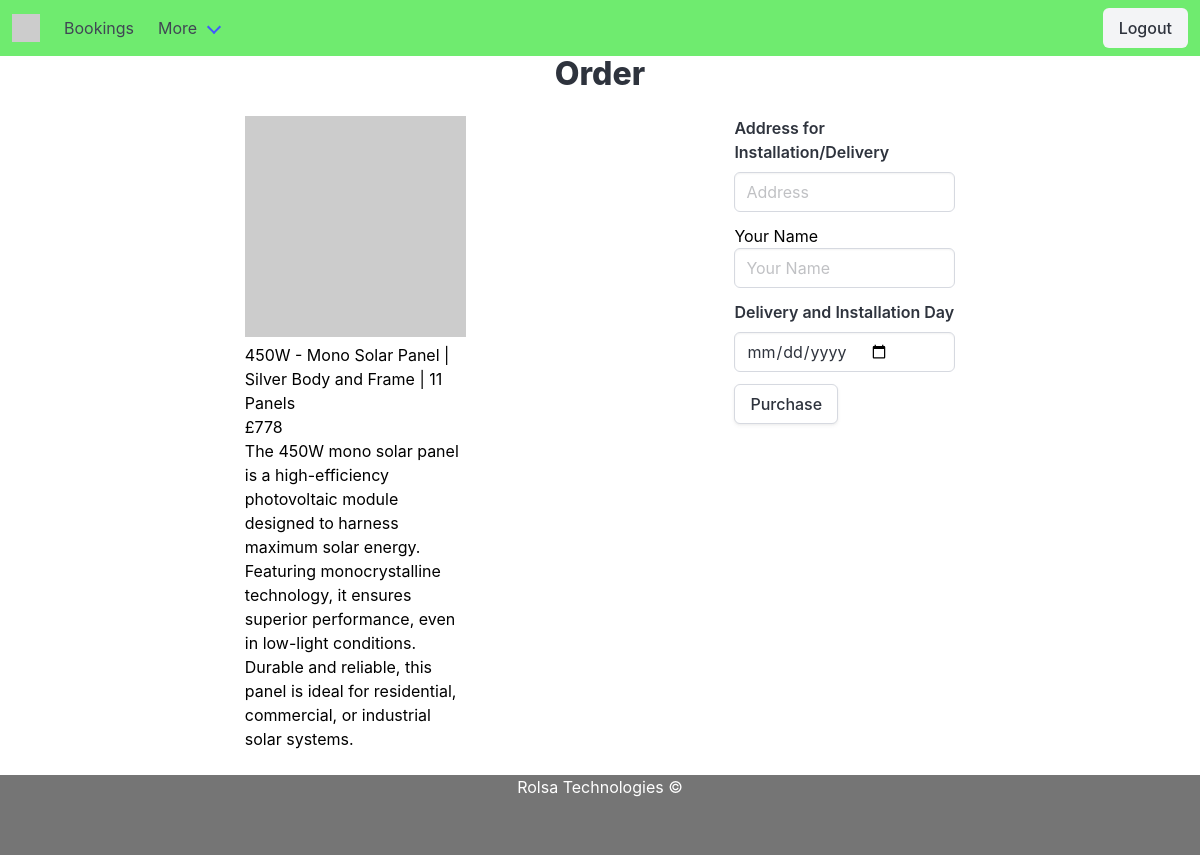
/order/1 (signed in), run on the app's committed database.
### tables this page shows
CREATE TABLE "products" (item_ID INTEGER PRIMARY KEY AUTOINCREMENT, item_name TEXT, price INTEGER, description TEXT);

### app.py (the view)
@app.route('/order/<item>')     # depending on what item was chosen previously, the url will be different. based on the second part of the html, fetches related data and sets to a jinja variable for use in the html
@login_required
def order(item):
    con = sqlite3.connect('rolsa.db')
    cur = con.cursor()
    cur.execute("SELECT * FROM products WHERE item_ID = (?)", (item,))
    product = cur.fetchone()
    return render_template("order.html", product = product)

### app.py (called while the page is built)
@log_manager.user_loader        # loads user info such as id
def load_user(user_id):
   con = sqlite3.connect('rolsa.db')
   curs = con.cursor()
   curs.execute("SELECT * from login where user_ID = (?)",[user_id])
   liUser = curs.fetchone()
   if liUser is None:
      return None
   else:
      return User(int(liUser[0]), liUser[1], liUser[2])

### templates/order.html
{% extends 'base.html' %}
{% block content %}
<h1 class="title">Order</h1>
<div class="columns">
    <div class="column"></div>
    <div class="column">
        <img src="https://placehold.co/300x300?text={{product[1][:20]}}" alt="Product Image">
        <h2>{{product[1]}}</h2>
        <h3>£{{product[2]}}</h3>
        <p>{{product[3]}}</p>
    </div>
    <div class="column"></div>
    <form action="/order/{{product[0]}}" method="POST" class="column">
        <div class="field">
            <label for="address" class="label">Address for Installation/Delivery</label>
            <input type="text" id="address" name="address" placeholder="Address" class="input" required>
        </div>
        <div class="field" class="label">
            <label for="name" pattern="[A-Za-z]">Your Name</label>
            <input type="text" id="name" name="name" placeholder="Your Name" class="input" required>
        </div>
        <div class="field">
            <label for="date" class="label">Delivery and Installation Day</label>
            <input type="date" id="date" name="date" class="input" required>
        </div>
        <input type="submit" value="Purchase" class="button">
    </form>
    <div class="column"></div>
</div>
{% endblock %}

### static/style.css (style rules this page uses)
* { margin: 0; box-sizing: border-box; text-decoration: none; color: black; }
body { padding: 0; margin: 0; min-height: 100vh; display: flex; flex-direction: column; }
.title { text-align: center; }

### data on the page
products: item_name "450W - Mono Solar Panel | Silver Body and Frame | 11 Panels", price "778", description "The 450W mono solar panel is a high-efficiency photovoltaic module designed to harness maximum solar energy. Featuring monocrystalline technology, it ensures superior performance, even in low-light conditions. Durable and reliable, this panel is ideal for residential, commercial, or industrial solar systems."
